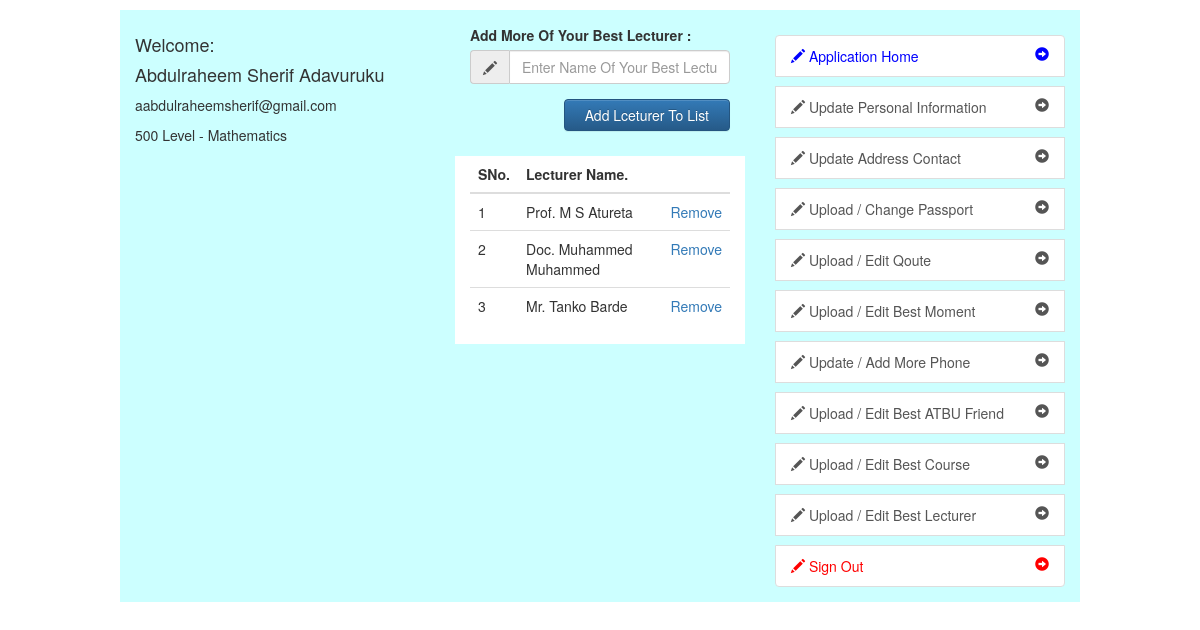
The page /androidLecturer.php (signed in) on the database its author committed.
### tables this page shows
CREATE TABLE `userdetails` (
  `id` int(11) NOT NULL,
  `password` varchar(250) DEFAULT '""',
  `userID` varchar(250) DEFAULT '',
  `userQoute` text,
  `fullName` varchar(250) DEFAULT '',
  `userDept` varchar(250) DEFAULT '',
  `userLevel` varchar(250) DEFAULT '',
  `userGender` varchar(50) DEFAULT '',
  `userReligion` varchar(100) DEFAULT NULL,
  `userState` varchar(250) DEFAULT '',
  `userLgov` varchar(250) DEFAULT '',
  `userPermAdd` text,
  `userCState` varchar(250) DEFAULT '',
  `userCLgov` varchar(250) DEFAULT '',
  `userCPermAdd` text,
  `userBestMoment` text,
  `lastLogin` datetime NOT NULL DEFAULT CURRENT_TIMESTAMP,
  `userRegNo` varchar(100) DEFAULT '',
  `userEmail` varchar(250) DEFAULT ''
);

CREATE TABLE `userlecturer` (
  `id` int(11) NOT NULL,
  `userID` varchar(250) NOT NULL,
  `bestLecturer` varchar(250) DEFAULT NULL
);

### androidLecturer.php (the view, shortened to what this page needs)
<?php
require_once 'settings/all_header.php';
require_once 'settings/connection.php';
$errPL=$dept=$txtEmail=$sname=$level="";
$txtcPermadd="";
$stmt_in = $conn->prepare("SELECT * FROM userDetails where userRegNo=? And userID=? Limit 1");
$stmt_in->execute(array($_SESSION['regno'],$_SESSION['app_id']));
$affected_rows_in = $stmt_in->rowCount();
if($affected_rows_in >= 1)
{
	$row = $stmt_in->fetch(PDO::FETCH_ASSOC);
	$dept=$row['userDept'];
	$txtEmail=$row['userEmail'];
	$sname=$row['fullName'];
	$level=$row['userLevel'];
}
?>
</head>
<body style="width:80%;margin:auto">
<div class="container-fluid" >
	<div class="row" style="margin-top:10px;background-color:#CCFFFF;">
		<div class="col-xs-12 col-sm-12 col-md-4 col-lg-4" style="margin-top:15px;margin-bottom:15px;">
			<?php require_once("settings/androidDetails.php");?>
		</div>
		<div class="col-xs-12 col-sm-12 col-md-4 col-lg-4" style="margin-top:15px;margin-bottom:15px;">
			<div class="col-xs-12">
				<form role="form"  name="reg_form"  id="form" class="form-vertical" action="<?php echo htmlspecialchars($_SERVER["PHP_SELF"]);?>" enctype="multipart/form-data" method="POST">
					<div class="form-group">
						<label for="txtcPermadd">Add More Of Your Best Lecturer : </label>
						<div class="input-group">
							<span class="input-group-addon"><span class="glyphicon glyphicon-pencil"></span></span>
							<input type="phone" class="form-control" id="txtcPermadd" value="<?php echo $txtcPermadd;?>" name="txtcPermadd" required="true" placeholder="Enter Name Of Your Best Lecturer"> </input>
						</div>
					</div>
					<div class="form-group pull-right">
						<div class="input-group">
							<input type="submit" name="submit" style="margin-bottom:10px;padding:5px 20px 5px 20px" value="Add Lceturer To List" class="btn btn-primary btn-md"></input>
						</div>
					</div>
				</form>
			</div>
			<div class="col-xs-12" style="background-color:white;">
				<?php
					$stmt_in = $conn->prepare("SELECT * FROM userlecturer where userID=? order by id desc");
					$stmt_in->execute(array($_SESSION['app_id']));
					$affected_rows_in = $stmt_in->rowCount();
					if($affected_rows_in >= 1)
					{
						echo "<table class='table table-hover'>
								<thead>
									<th>SNo.</th>
									<th>Lecturer Name.</th>
									<th></th>
								</thead>
								<tbody>";
								$count = 1;
						while($row = $stmt_in->fetch(PDO::FETCH_ASSOC)){
							echo "<tr>
									<td>".$count."</td>
									<td>".$row['bestLecturer']."</td>
									<td><a href=androidLecturer.php?derem=".$row['id'].">Remove</a></td>
								</tr>";
								$count =$count + 1;
						}
						echo "</tbody></table>";
					}
				?>
			</div>
		</div>
		<div class="col-xs-12 col-sm-12 col-md-4 col-lg-4" style="margin-top:15px;margin-bottom:15px;">
			<?php require_once("settings/androidNavLeft.php");?>
		</div>
	</div>
 </div>
</body>
</html>

### settings/androidDetails.php
<h4>Welcome:</h4>
				<h4><?php echo $sname; ?></h4>
				<p><?php echo $txtEmail; ?></p>
				<p><?php echo $level." Level - ".$dept;?></p>

### rows shown on the page
userdetails: fullName "Abdulraheem Sherif Adavuruku", userEmail "aabdulraheemsherif@gmail.com", userLevel "500", userDept "Mathematics"
userlecturer: bestLecturer "Prof. M S Atureta"
userlecturer: bestLecturer "Doc. Muhammed Muhammed"
userlecturer: bestLecturer "Mr. Tanko Barde"
